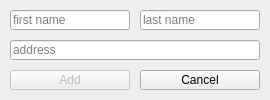
<?xml version="1.0" encoding="UTF-8"?>
<ui version="4.0">
 <class>AddOrderDialog</class>
 <widget class="QDialog" name="AddOrderDialog">
  <property name="geometry">
   <rect>
    <x>0</x>
    <y>0</y>
    <width>270</width>
    <height>100</height>
   </rect>
  </property>
  <property name="windowTitle">
   <string>Add order</string>
  </property>
  <widget class="QLineEdit" name="lineEdit">
   <property name="geometry">
    <rect>
     <x>10</x>
     <y>10</y>
     <width>120</width>
     <height>20</height>
    </rect>
   </property>
   <property name="placeholderText">
    <string>first name</string>
   </property>
  </widget>
  <widget class="QLineEdit" name="lineEdit_2">
   <property name="geometry">
    <rect>
     <x>140</x>
     <y>10</y>
     <width>120</width>
     <height>20</height>
    </rect>
   </property>
   <property name="placeholderText">
    <string>last name</string>
   </property>
  </widget>
  <widget class="QLineEdit" name="lineEdit_3">
   <property name="geometry">
    <rect>
     <x>10</x>
     <y>40</y>
     <width>250</width>
     <height>20</height>
    </rect>
   </property>
   <property name="placeholderText">
    <string>address</string>
   </property>
  </widget>
  <widget class="QPushButton" name="pushButton">
   <property name="enabled">
    <bool>false</bool>
   </property>
   <property name="geometry">
    <rect>
     <x>10</x>
     <y>70</y>
     <width>120</width>
     <height>20</height>
    </rect>
   </property>
   <property name="text">
    <string>Add</string>
   </property>
  </widget>
  <widget class="QPushButton" name="pushButton_2">
   <property name="geometry">
    <rect>
     <x>140</x>
     <y>70</y>
     <width>120</width>
     <height>20</height>
    </rect>
   </property>
   <property name="text">
    <string>Cancel</string>
   </property>
  </widget>
 </widget>
 <resources/>
 <connections/>
</ui>
